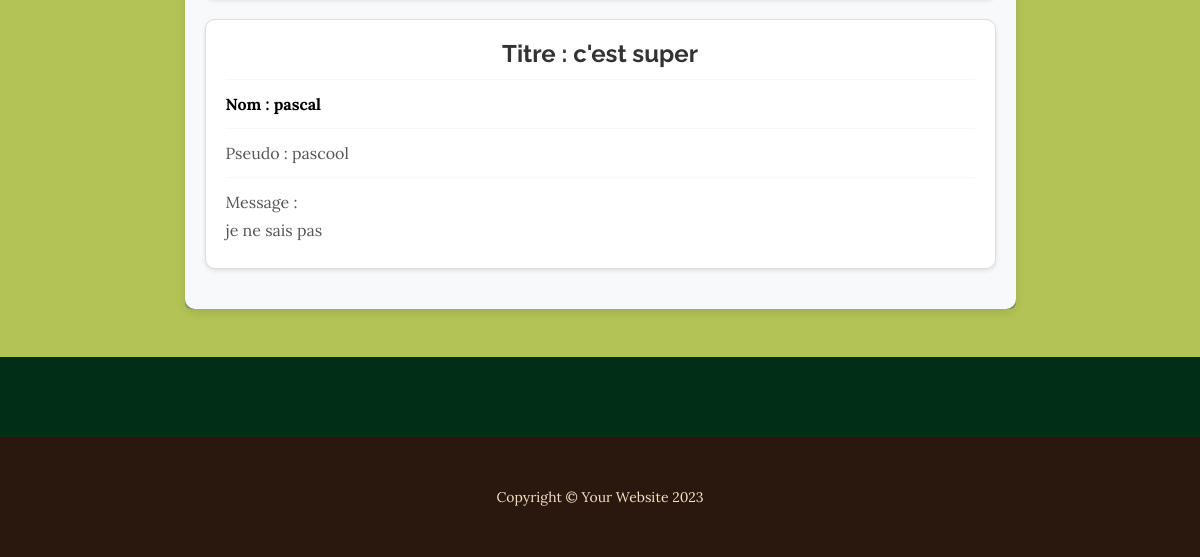
Before: / (lower part) with the older database file.
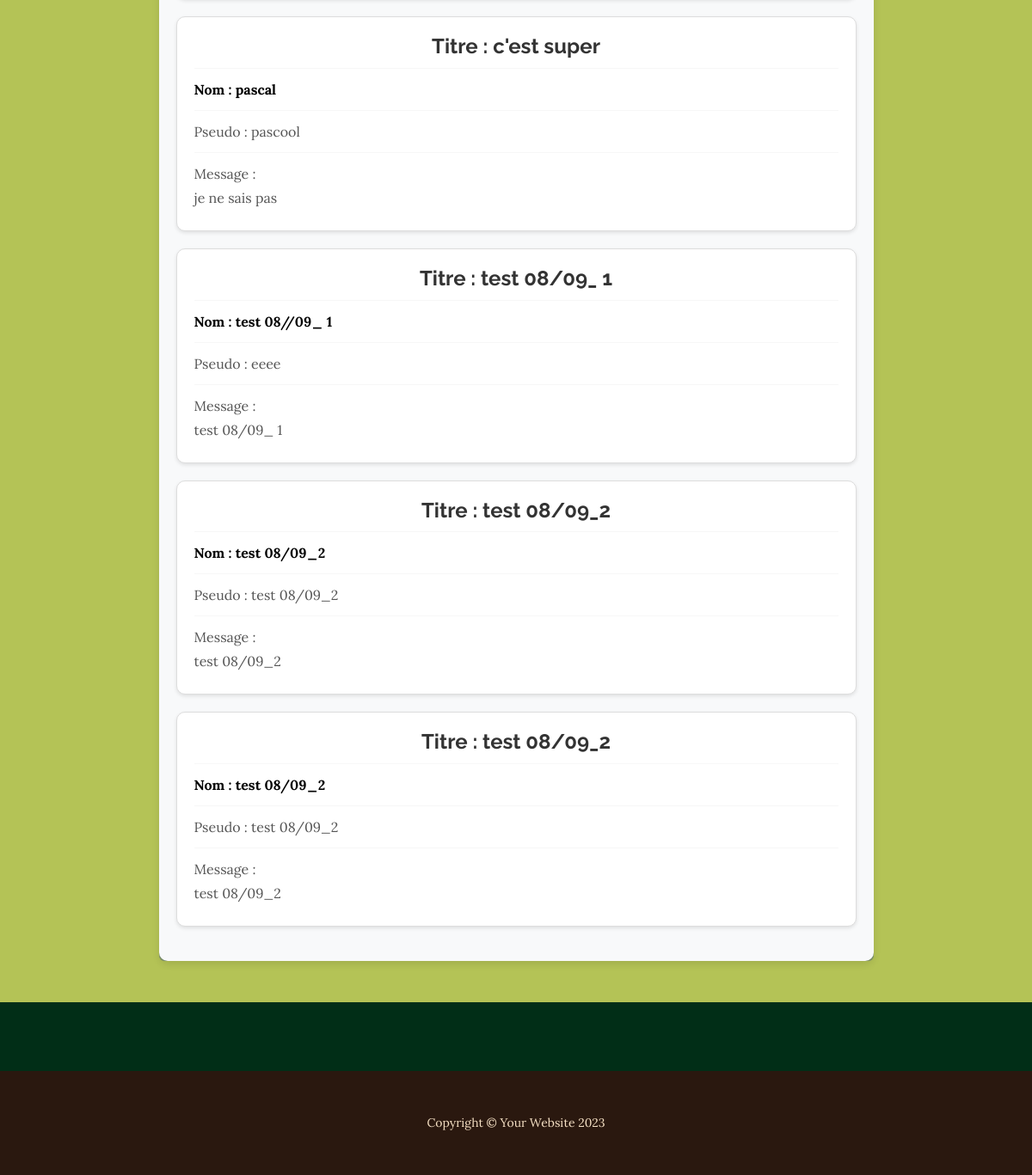
After: the same page with the newer database file.
### models.py (models this page shows)
class Avis(db.Model):
    id = db.Column(db.Integer, primary_key=True)
    nom = db.Column(db.String(100), nullable=False)
    pseudo = db.Column(db.String(100), nullable=False)
    titre = db.Column(db.String(100), nullable=False)
    message = db.Column(db.Text, nullable=False)
    approuve = db.Column(db.Boolean, default=False)

### app.py (the view)
@app.route('/')
def home():
    avis_valides = Avis.query.filter_by(approuve=True).all()
    return render_template('index.html', avis_valides=avis_valides)

### templates/index.html (shortened to what this page needs)
<!DOCTYPE html>
<html lang="en">
    <head>
        <link href="../static/css/styles.css" rel="stylesheet" />
    </head>
    <body>
        <section class="page-section cta" id="avis">
            <div class="container">
                <div class="row mt-5">
                    <div class="col-xl-9 mx-auto">
                        <div class="bg-faded text-center rounded">
                            <div class="list-group-avis">
                                {% for avis in avis_valides %}
                                <div class="list-group-item-avis">
                                    <h5 class="mb-1 text-center">Titre : {{ avis.titre }}</h5>
                                    <hr class="separator">
                                    <p class="mb-1 text-left"><strong>Nom : {{ avis.nom }}</strong></p>
                                    <hr class="separator">
                                    <p class="mb-1 text-left">Pseudo : {{ avis.pseudo }}</p>
                                    <hr class="separator">
                                    <p class="mb-1 text-left">Message : <br> {{ avis.message }}</p>
                                </div>
                                {% endfor %}
                            </div>
                        </div>
                    </div>
                </div>
            </div>
        </section>
        <footer class="footer text-faded text-center py-5">
            <div class="container"><p class="m-0 small">Copyright &copy; Your Website 2023</p></div>
        </footer>
    </body>
</html>

Changed rows visible on the page:
added Avis: titre "test 08/09_ 1", nom "test 08//09_ 1", pseudo "eeee", message "test 08/09_ 1"
added Avis: titre "test 08/09_2", nom "test 08/09_2", pseudo "test 08/09_2", message "test 08/09_2"
added Avis: titre "test 08/09_2", nom "test 08/09_2", pseudo "test 08/09_2", message "test 08/09_2"
